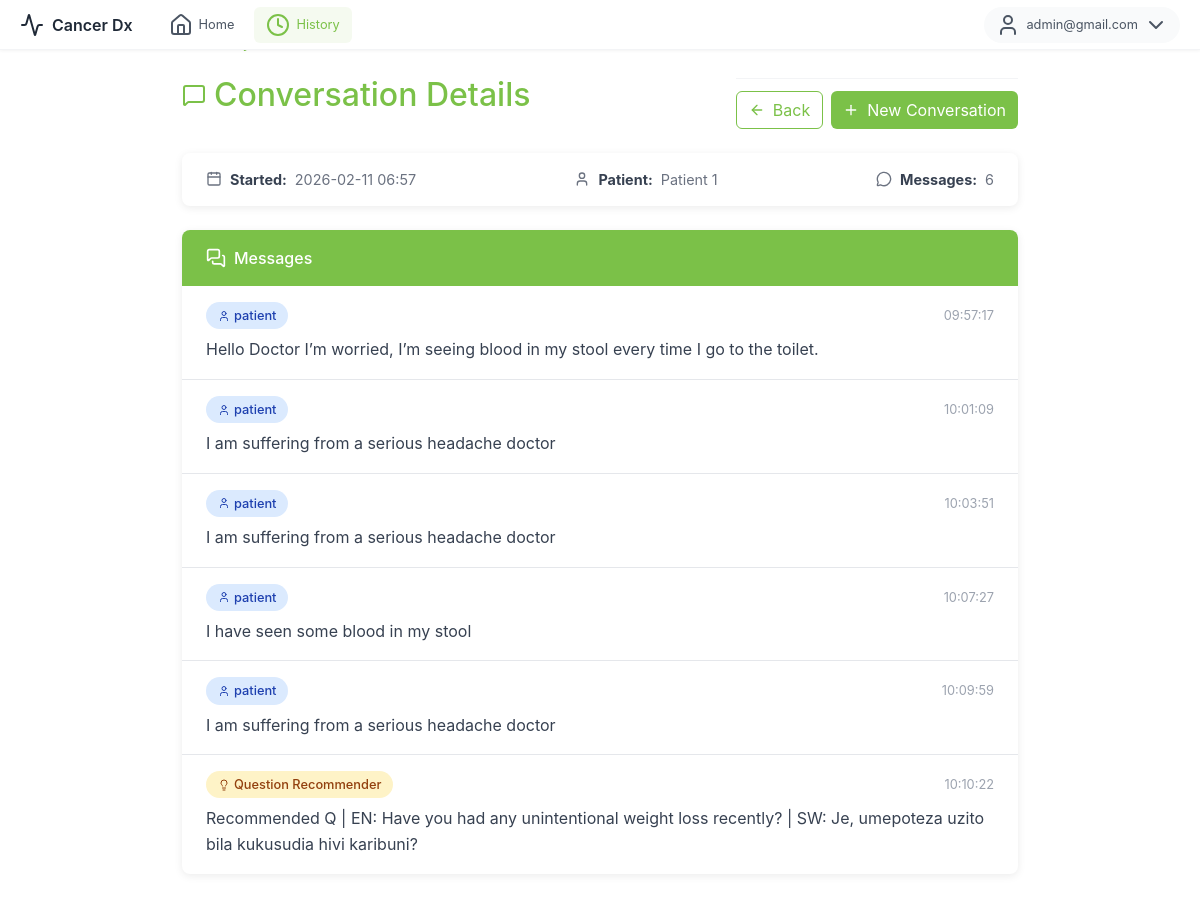
The page /history/b0dc97d4-7e2b-4f69-835f-b3896f40e643 (signed in) on the database its author committed.
### models.py (models this page shows, shortened)
class User(Base):
    __tablename__ = "users"
    id = Column(Integer, primary_key=True)
    email = Column(String(255), unique=True, nullable=False, index=True)
    username = Column(String(64), unique=True, nullable=True, index=True)
    password_hash = Column(String(255), nullable=False)
    is_active = Column(Boolean, default=True, nullable=False)
    email_verified = Column(Boolean, default=False, nullable=False)
    created_at = Column(DateTime, default=datetime.utcnow, nullable=False)
    roles = relationship("Role", secondary=user_roles, back_populates="users", lazy="joined")
    @property
    def is_authenticated(self): return True

class Conversation(Base):
    __tablename__ = "conversations"
    id = Column(String, primary_key=True)               # uuid string
    created_at = Column(DateTime, default=datetime.utcnow, nullable=False)
    owner_user_id = Column(Integer, ForeignKey("users.id"), index=True, nullable=True)
    patient_id = Column(Integer, ForeignKey("patients.id"), index=True, nullable=True)
    messages = relationship(
        "Message",
        back_populates="conversation",
        cascade="all, delete-orphan",
        order_by="Message.created_at.asc()",
    )
    patient = relationship(
        "Patient",
        back_populates="conversations",
        lazy="select",
    )

class Message(Base):
    __tablename__ = "messages"
    id = Column(String, primary_key=True)               # uuid string
    conversation_id = Column(String, ForeignKey("conversations.id"), index=True, nullable=False)
    role = Column(String, index=True)                   # patient|clinician|listener|Question Recommender
    type = Column(String, default="message")            # message|question_recommender
    message = Column(Text, nullable=True)
    timestamp = Column(String, nullable=True)           # "HH:MM:SS"
    created_at = Column(DateTime, default=datetime.utcnow, nullable=False)
    conversation = relationship("Conversation", back_populates="messages")

### app.py (the view)
@app.route("/history/<conversation_id>")
@login_required
def history_detail_page(conversation_id):
    c = get_conversation_if_owned_by(conversation_id, current_user.id)
    if c is None:
        return "Not found or access denied", 404
    msgs = get_conversation_messages(conversation_id)
    plabels = _patient_labels_for_current_user()
    pid = c.patient_id if c.patient_id is not None else (c.patient.id if getattr(c, "patient", None) else None)
    patient_label = plabels.get(int(pid)) if pid is not None else None
    if pid is not None and not patient_label:
        patient_label = "Patient"
    return render_template(
        "history_detail.html",
        conversation_id=conversation_id,
        created_at=c.created_at,
        patient_label=patient_label,
        patient_id=pid,
        messages=msgs,
    )

### app.py (called while the page is built)
def _patients_display_order():
    patients = list_patients_for_user(current_user.id)
    return sorted(patients, key=lambda p: p.id)

def _patient_labels_for_current_user():
    ordered = _patients_display_order()
    return {p.id: f"Patient {i + 1}" for i, p in enumerate(ordered)}

### auth.py (called while the page is built)
@login_manager.user_loader
def load_user(user_id):
    db = SessionLocal()
    try:
        return db.get(User, int(user_id))
    finally:
        db.close()

### models.py (called while the page is built)
def get_conversation_if_owned_by(conversation_id: str, user_id: int):
    db = SessionLocal()
    try:
        c = (
            db.query(Conversation)
            .options(joinedload(Conversation.patient))
            .filter(
                Conversation.id == conversation_id,
                Conversation.owner_user_id == user_id,
            )
            .first()
        )
        return c
    finally:
        db.close()

def list_patients_for_user(clinician_id: int):
    db = SessionLocal()
    try:
        return (
            db.query(Patient)
            .filter(Patient.clinician_id == clinician_id)
            .order_by(Patient.created_at.desc())
            .all()
        )
    finally:
        db.close()

def get_conversation_messages(conversation_id: str):
    db = SessionLocal()
    try:
        return (
            db.query(Message)
            .filter(Message.conversation_id == conversation_id)
            .order_by(Message.created_at.asc())
            .all()
        )
    finally:
        db.close()

### templates/history_detail.html (shortened to what this page needs)
{% extends "base.html" %}
{% block content %}
<div class="top-menu">
  <div class="menu-left">
    <div class="logo">
      <i data-lucide="activity"></i>
      <span>Cancer Dx</span>
    </div>
    <nav class="nav-links">
      <a href="{{ url_for('index') }}" class="nav-link">
        <i data-lucide="home"></i>
        <span>Home</span>
      </a>
      <a href="{{ url_for('history_page') }}" class="nav-link active">
        <i data-lucide="clock"></i>
        <span>History</span>
      </a>
    </nav>
  </div>
  <div class="menu-right">
    {% if current_user.is_authenticated %}
    <div class="user-dropdown">
      <button class="user-btn" id="userDropdownBtn">
        <i data-lucide="user"></i>
        <span>{{ current_user.email }}</span>
        <i data-lucide="chevron-down"></i>
      </button>
    </div>
    {% else %}
    <a href="{{ url_for('index') }}" class="btn btn-login">
      <i data-lucide="log-in"></i>
      <span>Login</span>
    </a>
    {% endif %}
  </div>
</div>
<div class="detail-container">
  <div class="breadcrumb-nav">
    <a href="{{ url_for('history_page') }}">
    </a>
    <span class="separator">/</span>
    <span class="current">Conversation</span>
  </div>
  <div class="detail-header d-flex justify-content-between align-items-center flex-wrap gap-2">
    <h2>
      <i data-lucide="message-square"></i>
      Conversation Details
    </h2>
    <div class="action-buttons">
      <a href="{{ url_for('history_page') }}" class="btn btn-back">
        <i data-lucide="arrow-left" style="width:16px;height:16px"></i> Back
      </a>
      {% set new_url = url_for('new_conversation', patient_id=patient_id) if patient_id else url_for('new_conversation') %}
      <a href="{{ new_url }}" class="btn btn-new">
        <i data-lucide="plus" style="width:16px;height:16px"></i> New Conversation
      </a>
    </div>
  </div>
  <div class="info-card">
    <div class="info-item">
      <i data-lucide="calendar" style="width:16px;height:16px"></i>
      <strong>Started:</strong>
      <span>{{ created_at.strftime('%Y-%m-%d %H:%M') if created_at else '—' }}</span>
    </div>
    {% if patient_label %}
    <div class="info-item">
      <i data-lucide="user" style="width:16px;height:16px"></i>
      <strong>Patient:</strong>
      <span>{{ patient_label }}</span>
    </div>
    {% endif %}
    <div class="info-item">
      <i data-lucide="message-circle" style="width:16px;height:16px"></i>
      <strong>Messages:</strong>
      <span>{{ messages|length }}</span>
    </div>
  </div>
  <div class="messages-card">
    <div class="messages-header">
      <i data-lucide="messages-square" style="width:20px;height:20px"></i>
      Messages
    </div>
    <div class="messages-list">
      {% for m in messages %}
      <div class="message-item">
        <div class="message-meta">
          <span class="role-badge
            {% if m.role == 'patient' %}role-patient
            {% elif m.role == 'clinician' %}role-clinician
            {% elif m.role == 'Question Recommender' or m.type == 'question_recommender' %}role-recommender
            {% else %}role-system{% endif %}">
            {% if m.role == 'patient' %}
              <i data-lucide="user" style="width:12px;height:12px"></i>
            {% elif m.role == 'clinician' %}
              <i data-lucide="stethoscope" style="width:12px;height:12px"></i>
            {% elif m.role == 'Question Recommender' or m.type == 'question_recommender' %}
              <i data-lucide="lightbulb" style="width:12px;height:12px"></i>
            {% else %}
              <i data-lucide="bot" style="width:12px;height:12px"></i>
            {% endif %}
            {{ m.role or 'message' }}
          </span>
          <span class="message-time">
            {{ m.timestamp or (m.created_at.strftime('%Y-%m-%d %H:%M') if m.created_at else '') }}
          </span>
        </div>
        <div class="message-content">{{ m.message or '—' }}</div>
      </div>
      {% else %}
      <div class="empty-messages">
        <i data-lucide="message-square-off" style="width:48px;height:48px;color:#9ca3af"></i>
        <p class="mt-3">No messages in this conversation.</p>
      </div>
      {% endfor %}
    </div>
  </div>
</div>
{% endblock %}

### static/css/style.css (style rules this page uses)
:root { --primary-green: #7bc148; --primary-green-light: #c8e6a5; --primary-green-bg: rgba(123, 193, 72, 0.08); --primary-green-border: rgba(123, 193, 72, 0.3); --accent-orange: #f97316; --accent-orange-light: #fde5cc; --accent-orange-bg: #fef9f3; --gray-50: #f9fafb; --gray-100: #f3f4f6; --gray-200: #e5e7eb; --gray-300: #d1d5db; --gray-400: #9ca3af; --gray-500: #6b7280; --gray-600: #4b5563; --gray-700: #374151; --gray-800: #1f2937; }
* { box-sizing: border-box; }
html, body { height: 100%; margin: 0; padding: 0; overflow: hidden; font-family: -apple-system, BlinkMacSystemFont, 'Segoe UI', Roboto, 'Helvetica Neue', Arial, sans-serif; }
.message-time { font-size: 0.75rem; color: var(--gray-400); }
.action-buttons { display: flex; gap: 8px; padding-top: 12px; margin-top: 8px; border-top: 1px solid var(--gray-100); }
.top-menu { position: fixed; top: 0; left: 0; right: 0; height: 50px; padding: 0 20px; display: flex; align-items: center; justify-content: space-between; z-index: 1000; background: white; border-bottom: 1px solid var(--gray-100); box-shadow: 0 1px 3px rgba(0,0,0,0.05); }
.top-menu .menu-left { display: flex; align-items: center; gap: 24px; }
.top-menu .logo { display: flex; align-items: center; gap: 8px; font-weight: 600; font-size: 1rem; color: var(--gray-800); }
.top-menu .nav-links { display: flex; align-items: center; gap: 8px; }
.top-menu .nav-link { display: flex; align-items: center; gap: 6px; padding: 6px 12px; border-radius: 6px; font-size: 0.8rem; color: var(--gray-600); text-decoration: none; transition: all 0.2s; }
.top-menu .nav-link.active { background: var(--primary-green-bg); color: var(--primary-green); }
.top-menu .menu-right { display: flex; align-items: center; gap: 12px; }
.top-menu .user-dropdown { position: relative; }
.top-menu .user-btn { display: flex; align-items: center; gap: 6px; padding: 6px 12px; background: var(--gray-50); border: none; border-radius: 20px; font-size: 0.8rem; color: var(--gray-600); cursor: pointer; }
.history-container, .detail-container { margin-top: 50px; }

### templates/history_detail.html (style rules this page uses)
.detail-container { max-width: 900px; margin: 0 auto; padding: 2rem; }
.detail-header { margin-bottom: 1.5rem; }
.detail-header h2 { color: var(--primary-green, #7bc148); display: flex; align-items: center; gap: 0.5rem; }
.breadcrumb-nav { display: flex; align-items: center; gap: 0.5rem; margin-bottom: 1rem; font-size: 0.9rem; }
.breadcrumb-nav a { color: var(--primary-green, #7bc148); text-decoration: none; }
.breadcrumb-nav .separator { color: #9ca3af; }
.breadcrumb-nav .current { color: #6b7280; }
.info-card { background: white; border-radius: 8px; box-shadow: 0 2px 8px rgba(0,0,0,0.08); padding: 1rem 1.5rem; margin-bottom: 1.5rem; display: flex; justify-content: space-between; align-items: center; flex-wrap: wrap; gap: 1rem; }
.info-item { display: flex; align-items: center; gap: 0.5rem; color: #6b7280; font-size: 0.9rem; }
.info-item strong { color: #374151; }
.messages-card { background: white; border-radius: 8px; box-shadow: 0 2px 8px rgba(0,0,0,0.08); overflow: hidden; }
.messages-header { background: var(--primary-green, #7bc148); color: white; padding: 1rem 1.5rem; font-weight: 500; display: flex; align-items: center; gap: 0.5rem; }
.messages-list { max-height: 600px; overflow-y: auto; }
.message-item { padding: 1rem 1.5rem; border-bottom: 1px solid #e5e7eb; }
.message-item:last-child { border-bottom: none; }
.message-meta { display: flex; justify-content: space-between; align-items: center; margin-bottom: 0.5rem; }
.role-badge { display: inline-flex; align-items: center; gap: 0.25rem; padding: 0.25rem 0.75rem; border-radius: 20px; font-size: 0.8rem; font-weight: 500; }
.role-patient { background: #dbeafe; color: #1e40af; }
.role-recommender { background: #fef3c7; color: #92400e; }
.message-time { font-size: 0.8rem; color: #9ca3af; }
.message-content { color: #374151; line-height: 1.6; }
.btn-new { background: var(--primary-green, #7bc148); color: white; border: none; display: inline-flex; align-items: center; gap: 0.5rem; }
.btn-back { background: transparent; color: var(--primary-green, #7bc148); border: 1px solid var(--primary-green, #7bc148); display: inline-flex; align-items: center; gap: 0.5rem; }
.action-buttons { display: flex; gap: 0.5rem; }

### rows shown on the page
User: email "admin@gmail.com"
Conversation: created_at "2026-02-11 06:57"
Message: role "patient", timestamp "09:57:17", message "Hello Doctor I’m worried, I’m seeing blood in my stool every time I go to the toilet."
Message: role "patient", timestamp "10:01:09", message "I am suffering from a serious headache doctor"
Message: role "patient", timestamp "10:03:51", message "I am suffering from a serious headache doctor"
Message: role "patient", timestamp "10:07:27", message "I have seen some blood in my stool"
Message: role "patient", timestamp "10:09:59", message "I am suffering from a serious headache doctor"
Message: role "Question Recommender", timestamp "10:10:22", message "Recommended Q | EN: Have you had any unintentional weight loss recently? | SW: Je, umepoteza uzito bila kukusudia hivi karibuni?"

### other values the page prints
{{ patient_label }} "Patient 1"
{{ messages|length }} "6"
